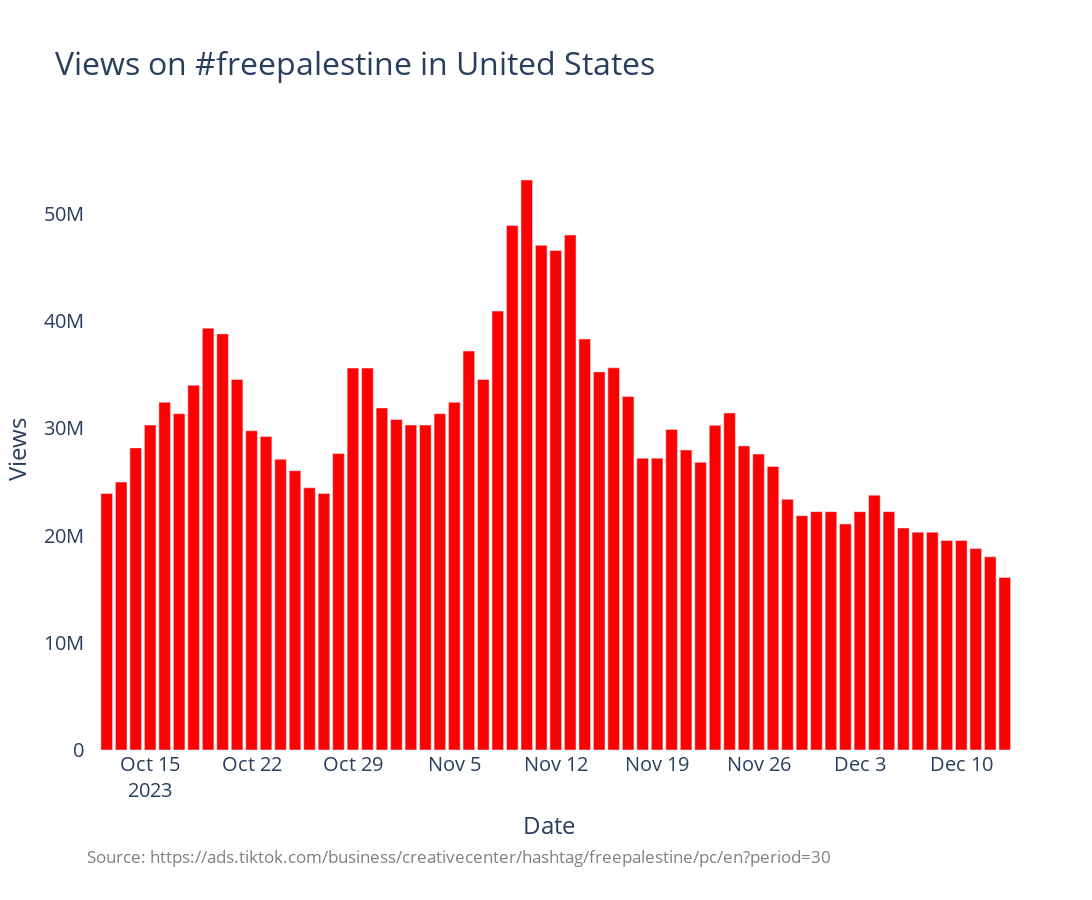

The code cell stored with this chart in its notebook:
### Code cell
country_code = 'US'
plot_trend(country_code,['freepalestine'],trends_df_dict[country_code],bar_color='red')
